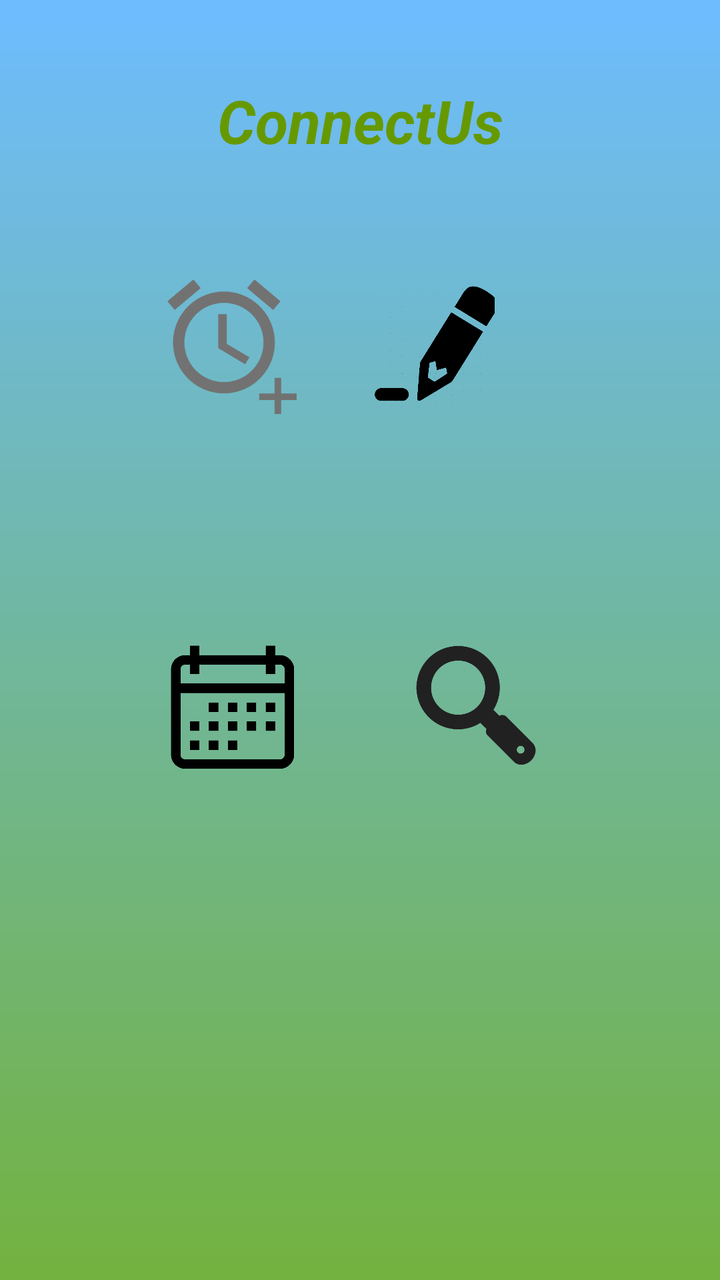
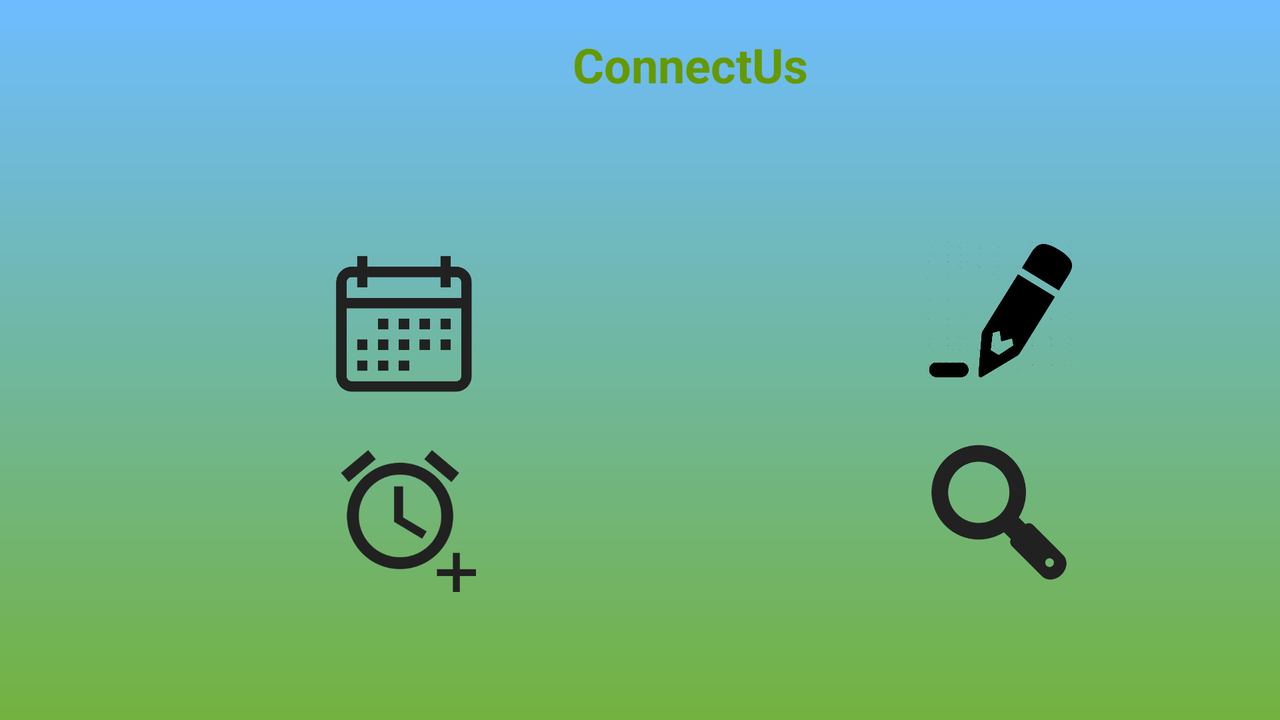

An Android layout and its configuration variant, each rendered on a device that would load it. The default file and the variant file are quoted in full after the pictures.
<!-- AndroidManifest.xml: application theme AppTheme -->
<!-- res/layout/activity_main.xml -->
<?xml version="1.0" encoding="utf-8"?>
<android.support.constraint.ConstraintLayout
    xmlns:android="http://schemas.android.com/apk/res/android"
    xmlns:app="http://schemas.android.com/apk/res-auto"
    xmlns:tools="http://schemas.android.com/tools"
    android:layout_width="match_parent"
    android:layout_height="match_parent"
    android:background="@drawable/gradient"
    tools:context="com.example.kaya.connectus2.ui.MainActivity">

    <ImageView
        android:id="@+id/imageView5"
        android:layout_width="wrap_content"
        android:layout_height="wrap_content"
        android:scaleType="centerCrop"
        tools:layout_constraintTop_creator="1"
        tools:layout_constraintRight_creator="1"
        tools:layout_constraintBottom_creator="1"
        tools:layout_constraintLeft_creator="1"
        app:layout_constraintLeft_toLeftOf="parent"
        app:layout_constraintTop_toTopOf="parent"
        app:layout_constraintBottom_toBottomOf="parent"
        app:layout_constraintRight_toRightOf="parent"/>

    <ImageButton
        android:id="@+id/reminderButton"
        android:layout_width="68dp"
        android:layout_height="67dp"
        android:layout_marginTop="140dp"
        android:background="@android:color/transparent"
        android:scaleType="centerCrop"
        android:tint="@color/colorSecondaryText"
        app:layout_constraintHorizontal_bias="0.275"
        app:layout_constraintLeft_toLeftOf="parent"
        app:layout_constraintRight_toRightOf="parent"
        app:layout_constraintTop_toTopOf="parent"
        app:srcCompat="@drawable/reminder"
        />

    <ImageButton
        android:id="@+id/symptomSearchButton"
        android:layout_width="68dp"
        android:layout_height="66dp"
        android:layout_marginEnd="88dp"
        android:background="@android:color/transparent"
        android:scaleType="centerCrop"
        android:tint="@color/colorPrimaryText"
        app:srcCompat="@drawable/search"
        android:layout_marginTop="115dp"
        app:layout_constraintTop_toBottomOf="@+id/noteButton"
        android:layout_marginBottom="0dp"
        app:layout_constraintBottom_toBottomOf="@+id/calendarButton"
        android:layout_marginRight="8dp"
        app:layout_constraintRight_toRightOf="parent" />

    <ImageButton
        android:id="@+id/noteButton"
        android:layout_width="60dp"
        android:layout_height="64dp"
        android:layout_marginStart="31dp"
        android:background="@android:color/transparent"
        android:scaleType="centerCrop"
        android:tint="@android:color/black"
        app:srcCompat="@drawable/pencil2"
        android:layout_marginRight="96dp"
        app:layout_constraintRight_toRightOf="parent"
        app:layout_constraintLeft_toRightOf="@+id/reminderButton"
        android:layout_marginLeft="8dp"
        app:layout_constraintHorizontal_bias="0.323"
        app:layout_constraintTop_toTopOf="parent"
        android:layout_marginTop="140dp" />

    <ImageButton
        android:id="@+id/calendarButton"
        android:layout_width="68dp"
        android:layout_height="64dp"
        android:layout_marginBottom="8dp"
        android:layout_marginLeft="76dp"
        android:layout_marginRight="8dp"
        android:layout_marginStart="76dp"
        android:layout_marginTop="115dp"
        android:background="@android:color/transparent"
        android:scaleType="centerCrop"
        android:tint="@android:color/black"
        app:layout_constraintBottom_toBottomOf="parent"
        app:layout_constraintHorizontal_bias="0.131"
        app:layout_constraintLeft_toLeftOf="parent"
        app:layout_constraintRight_toLeftOf="@+id/symptomSearchButton"
        app:layout_constraintTop_toBottomOf="@+id/reminderButton"
        app:layout_constraintVertical_bias="0.0"
        app:srcCompat="@drawable/calendar"
        tools:layout_constraintLeft_creator="1" />

    <TextView
        android:id="@+id/mainTitleTV"
        android:layout_width="wrap_content"
        android:layout_height="wrap_content"
        android:layout_marginTop="40dp"
        android:text="ConnectUs"
        android:textColor="@android:color/holo_green_dark"
        android:textSize="30sp"
        android:textStyle="normal|bold|italic"
        app:layout_constraintHorizontal_bias="0.501"
        app:layout_constraintLeft_toLeftOf="parent"
        app:layout_constraintRight_toRightOf="parent"
        app:layout_constraintTop_toTopOf="parent"
        tools:layout_constraintLeft_creator="1"
        tools:layout_constraintRight_creator="1"
        tools:layout_constraintTop_creator="1" />


</android.support.constraint.ConstraintLayout>
<!-- resources referenced by this layout -->
<resources>
  <color name="colorPrimaryText">#212121</color>
  <color name="colorSecondaryText">#727272</color>
  <!-- drawable calendar: png bitmap (drawable, 21544 bytes) -->
  <!-- drawable gradient (drawable) -->
  <?xml version="1.0" encoding="utf-8"?>
  <shape xmlns:android="http://schemas.android.com/apk/res/android" android:shape="rectangle">
  
  <gradient
      android:startColor="#73B23F"
      android:endColor="#6EBCFF"
      android:angle="90"
      android:type="linear"
      />
  </shape>
  <!-- drawable pencil2: png bitmap (drawable, 65271 bytes) -->
  <!-- drawable reminder: png bitmap (drawable, 16635 bytes) -->
  <!-- drawable search: png bitmap (drawable, 23139 bytes) -->
  <style name="AppTheme" parent="Theme.AppCompat.Light.DarkActionBar">
          
          <item name="colorPrimary">@color/colorPrimary</item>
          <item name="colorPrimaryDark">@color/colorPrimaryDark</item>
          <item name="colorAccent">@color/colorAccent</item>
      </style>
  <color name="colorPrimary">#77afc6</color>
  <color name="colorPrimaryDark">#e11aa1ee</color>
  <color name="colorAccent">#6C94A8</color>
</resources>
<!-- res/layout-land/activity_main.xml (the repository's variant of the layout above) -->
<!-- drawn on the phone turned sideways -->
<?xml version="1.0" encoding="utf-8"?>
<android.support.constraint.ConstraintLayout
    xmlns:android="http://schemas.android.com/apk/res/android"
    xmlns:app="http://schemas.android.com/apk/res-auto"
    xmlns:tools="http://schemas.android.com/tools"
    android:orientation="horizontal"
    android:layout_width="match_parent"
    android:layout_height="match_parent"
    android:background="@drawable/gradient"
    tools:context="com.example.kaya.connectus2.ui.MainActivity"
    tools:layout_editor_absoluteY="73dp"
    tools:layout_editor_absoluteX="0dp">

    <ImageButton
        android:id="@+id/reminderButton"
        android:layout_width="0dp"
        android:layout_height="71dp"
        android:background="@android:color/transparent"
        android:scaleType="centerInside"
        android:tint="@color/colorPrimaryText"
        app:srcCompat="@drawable/reminder"
        tools:layout_constraintRight_creator="1"
        tools:layout_constraintBottom_creator="1"
        app:layout_constraintBottom_toBottomOf="parent"
        app:layout_constraintRight_toRightOf="@+id/calendarButton"
        tools:layout_constraintLeft_creator="1"
        android:layout_marginBottom="68dp"
        app:layout_constraintLeft_toLeftOf="@+id/calendarButton"
        app:layout_constraintTop_toTopOf="@+id/symptomSearchButton"
        android:layout_marginTop="8dp"
        app:layout_constraintHorizontal_bias="0.0"/>

    <ImageButton
        android:id="@+id/symptomSearchButton"
        android:layout_width="0dp"
        android:layout_height="70dp"
        android:background="@android:color/transparent"
        android:scaleType="centerCrop"
        android:tint="@color/colorPrimaryText"
        app:srcCompat="@drawable/search"
        tools:layout_constraintTop_creator="1"
        tools:layout_constraintRight_creator="1"
        app:layout_constraintRight_toRightOf="@+id/noteButton"
        tools:layout_constraintLeft_creator="1"
        app:layout_constraintLeft_toLeftOf="@+id/noteButton"
        app:layout_constraintHorizontal_bias="0.0"
        app:layout_constraintBottom_toBottomOf="parent"
        android:layout_marginBottom="69dp"/>

    <ImageButton
        android:id="@+id/noteButton"
        android:layout_width="77dp"
        android:layout_height="73dp"
        android:layout_marginBottom="24dp"
        android:layout_marginEnd="102dp"
        android:layout_marginRight="112dp"
        android:layout_marginTop="0dp"
        android:background="@android:color/transparent"
        android:scaleType="centerCrop"
        android:tint="@android:color/black"
        app:layout_constraintBottom_toTopOf="@+id/symptomSearchButton"
        app:layout_constraintRight_toRightOf="parent"
        app:layout_constraintTop_toTopOf="parent"
        app:layout_constraintVertical_bias="0.96"
        app:srcCompat="@drawable/pencil2"
        tools:layout_constraintRight_creator="1"
        tools:layout_constraintTop_creator="1"/>

    <ImageButton
        android:id="@+id/calendarButton"
        android:layout_width="78dp"
        android:layout_height="75dp"
        android:layout_marginBottom="25dp"
        android:layout_marginEnd="45dp"
        android:background="@android:color/transparent"
        android:scaleType="centerInside"
        android:tint="@color/colorPrimaryText"
        app:layout_constraintBottom_toTopOf="@+id/reminderButton"
        app:layout_constraintRight_toLeftOf="@+id/mainTitleTV"
        app:srcCompat="@drawable/calendar"
        tools:layout_constraintBottom_creator="1"
        tools:layout_constraintRight_creator="1"
        app:layout_constraintTop_toTopOf="@+id/noteButton"
        android:layout_marginTop="8dp"
        android:layout_marginRight="45dp"
        app:layout_constraintVertical_bias="1.0"/>

<TextView
    android:id="@+id/mainTitleTV"
    android:layout_width="wrap_content"
    android:layout_height="wrap_content"
    android:text="ConnectUs"
    android:textColor="@android:color/holo_green_dark"
    android:textSize="24sp"
    android:textStyle="bold"
    app:layout_constraintRight_toLeftOf="@+id/noteButton"
    tools:layout_constraintTop_creator="1"
    tools:layout_constraintRight_creator="1"
    android:layout_marginEnd="57dp"
    android:layout_marginTop="16dp"
    app:layout_constraintTop_toTopOf="parent"
    android:layout_marginRight="0dp"/>


</android.support.constraint.ConstraintLayout>
<!-- resources referenced by the variant -->
<!-- as the phone turned sideways resolves them -->
<resources>
  <color name="colorPrimaryText">#212121</color>
  <!-- drawable calendar: png bitmap (drawable, 21544 bytes) -->
  <!-- drawable gradient (drawable) -->
  <?xml version="1.0" encoding="utf-8"?>
  <shape xmlns:android="http://schemas.android.com/apk/res/android" android:shape="rectangle">
  
  <gradient
      android:startColor="#73B23F"
      android:endColor="#6EBCFF"
      android:angle="90"
      android:type="linear"
      />
  </shape>
  <!-- drawable pencil2: png bitmap (drawable, 65271 bytes) -->
  <!-- drawable reminder: png bitmap (drawable, 16635 bytes) -->
  <!-- drawable search: png bitmap (drawable, 23139 bytes) -->
  <style name="AppTheme" parent="Theme.AppCompat.Light.DarkActionBar">
          
          <item name="colorPrimary">@color/colorPrimary</item>
          <item name="colorPrimaryDark">@color/colorPrimaryDark</item>
          <item name="colorAccent">@color/colorAccent</item>
      </style>
  <color name="colorPrimary">#77afc6</color>
  <color name="colorPrimaryDark">#e11aa1ee</color>
  <color name="colorAccent">#6C94A8</color>
</resources>
